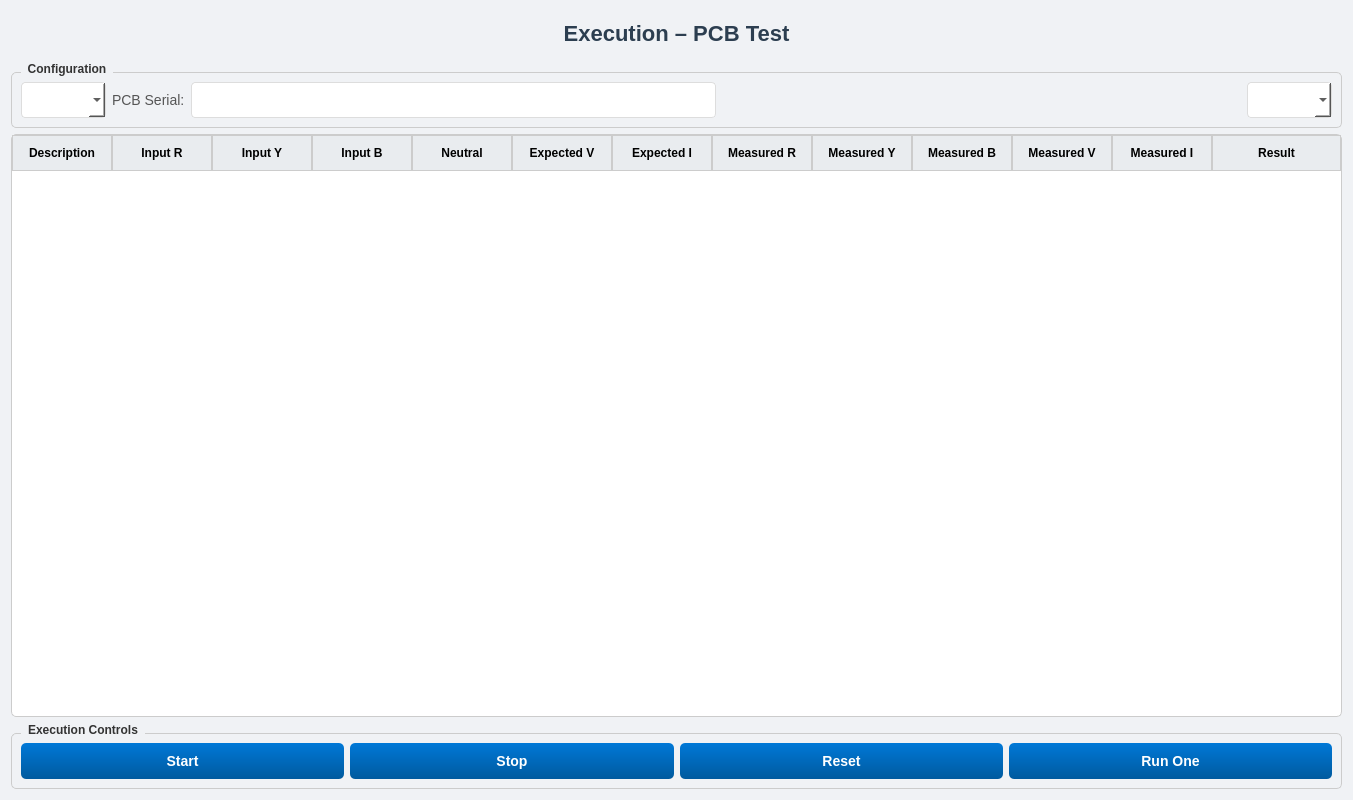
<?xml version="1.0" encoding="UTF-8"?>
<ui version="4.0">
 <class>ExecutionWidget</class>
 <widget class="QWidget" name="ExecutionWidget">
  <property name="geometry">
   <rect>
    <x>0</x>
    <y>0</y>
    <width>1353</width>
    <height>800</height>
   </rect>
  </property>
  <property name="styleSheet">
   <string notr="true">QWidget#ExecutionWidget {
    background-color: #f0f2f5;
}
QLabel {
    font-family: Arial, sans-serif;
    font-size: 14px;
    color: #555;
}
QLineEdit, QComboBox {
    border: 1px solid #ddd;
    border-radius: 4px;
    padding: 8px;
    background-color: white;
    font-size: 14px;
    selection-background-color: #0078d7;
}
QLineEdit:focus, QComboBox:focus {
    border: 1px solid #0078d7;
}
QPushButton {
    background-color: qlineargradient(x1:0, y1:0, x2:0, y2:1, stop:0 #0078d7, stop:1 #005a9e);
    color: white;
    font-family: Arial, sans-serif;
    font-size: 14px;
    font-weight: bold;
    padding: 10px;
    border-radius: 5px;
    border: none;
}
QPushButton:hover {
    background-color: qlineargradient(x1:0, y1:0, x2:0, y2:1, stop:0 #0088e7, stop:1 #006ac1);
}
QPushButton:pressed {
    background-color: #004578;
}
QGroupBox {
    font-family: Arial, sans-serif;
    font-weight: bold;
    color: #333;
    border: 1px solid #ccc;
    border-radius: 5px;
    margin-top: 10px;
}
QGroupBox::title {
    subcontrol-origin: margin;
    left: 10px;
    padding: 0 5px 0 5px;
}
QTableWidget {
    border: 1px solid #ccc;
    border-radius: 5px;
    font-family: Arial, sans-serif;
    font-size: 14px;
    background-color: white;
    selection-background-color: #0078d7;
}
QHeaderView::section {
    background-color: #e9ecef;
    padding: 8px;
    border: 1px solid #ccc;
    font-weight: bold;
}
QTableWidget::item {
    padding: 8px;
}
QTableWidget::alternating-row-color {
    background-color: #f8f9fa;
}</string>
  </property>
  <layout class="QVBoxLayout" name="verticalLayout">
   <item>
    <widget class="QLabel" name="label_title">
     <property name="styleSheet">
      <string notr="true">font-size: 22px; font-weight: bold; color: #2c3e50; padding: 10px;</string>
     </property>
     <property name="text">
      <string>Execution – PCB Test</string>
     </property>
     <property name="alignment">
      <set>Qt::AlignmentFlag::AlignCenter</set>
     </property>
    </widget>
   </item>
   <item>
    <widget class="QGroupBox" name="groupBox_Configuration">
     <property name="title">
      <string>Configuration</string>
     </property>
     <layout class="QHBoxLayout" name="horizontalLayout_top">
      <item>
       <widget class="QComboBox" name="comboBox_projects"/>
      </item>
      <item>
       <widget class="QLabel" name="label_pcb">
        <property name="text">
         <string>PCB Serial:</string>
        </property>
       </widget>
      </item>
      <item>
       <widget class="QLineEdit" name="lineEdit_pcbSerial"/>
      </item>
      <item>
       <spacer name="horizontalSpacer">
        <property name="orientation">
         <enum>Qt::Orientation::Horizontal</enum>
        </property>
        <property name="sizeHint" stdset="0">
         <size>
          <width>40</width>
          <height>20</height>
         </size>
        </property>
       </spacer>
      </item>
      <item>
       <widget class="QComboBox" name="comboBox_comPort">
        <property name="toolTip">
         <string>Select COM port for Modbus RTU</string>
        </property>
       </widget>
      </item>
     </layout>
    </widget>
   </item>
   <item>
    <widget class="QTableWidget" name="tableWidget_results">
     <property name="sizePolicy">
      <sizepolicy hsizetype="Expanding" vsizetype="Expanding">
       <horstretch>0</horstretch>
       <verstretch>0</verstretch>
      </sizepolicy>
     </property>
     <property name="selectionMode">
      <enum>QAbstractItemView::SelectionMode::SingleSelection</enum>
     </property>
     <property name="selectionBehavior">
      <enum>QAbstractItemView::SelectionBehavior::SelectRows</enum>
     </property>
     <property name="columnCount">
      <number>13</number>
     </property>
     <attribute name="horizontalHeaderStretchLastSection">
      <bool>true</bool>
     </attribute>
     <column>
      <property name="text">
       <string>Description</string>
      </property>
     </column>
     <column>
      <property name="text">
       <string>Input R</string>
      </property>
     </column>
     <column>
      <property name="text">
       <string>Input Y</string>
      </property>
     </column>
     <column>
      <property name="text">
       <string>Input B</string>
      </property>
     </column>
     <column>
      <property name="text">
       <string>Neutral</string>
      </property>
     </column>
     <column>
      <property name="text">
       <string>Expected V</string>
      </property>
     </column>
     <column>
      <property name="text">
       <string>Expected I</string>
      </property>
     </column>
     <column>
      <property name="text">
       <string>Measured R</string>
      </property>
     </column>
     <column>
      <property name="text">
       <string>Measured Y</string>
      </property>
     </column>
     <column>
      <property name="text">
       <string>Measured B</string>
      </property>
     </column>
     <column>
      <property name="text">
       <string>Measured V</string>
      </property>
     </column>
     <column>
      <property name="text">
       <string>Measured I</string>
      </property>
     </column>
     <column>
      <property name="text">
       <string>Result</string>
      </property>
     </column>
    </widget>
   </item>
   <item>
    <widget class="QGroupBox" name="groupBox_ExecutionControls">
     <property name="title">
      <string>Execution Controls</string>
     </property>
     <layout class="QHBoxLayout" name="horizontalLayout_buttons">
      <item>
       <widget class="QPushButton" name="pushButton_start">
        <property name="text">
         <string>Start</string>
        </property>
       </widget>
      </item>
      <item>
       <widget class="QPushButton" name="pushButton_stop">
        <property name="text">
         <string>Stop</string>
        </property>
       </widget>
      </item>
      <item>
       <widget class="QPushButton" name="pushButton_reset">
        <property name="text">
         <string>Reset</string>
        </property>
       </widget>
      </item>
      <item>
       <widget class="QPushButton" name="pushButton_runOne">
        <property name="text">
         <string>Run One</string>
        </property>
       </widget>
      </item>
     </layout>
    </widget>
   </item>
  </layout>
 </widget>
 <resources/>
 <connections/>
</ui>
